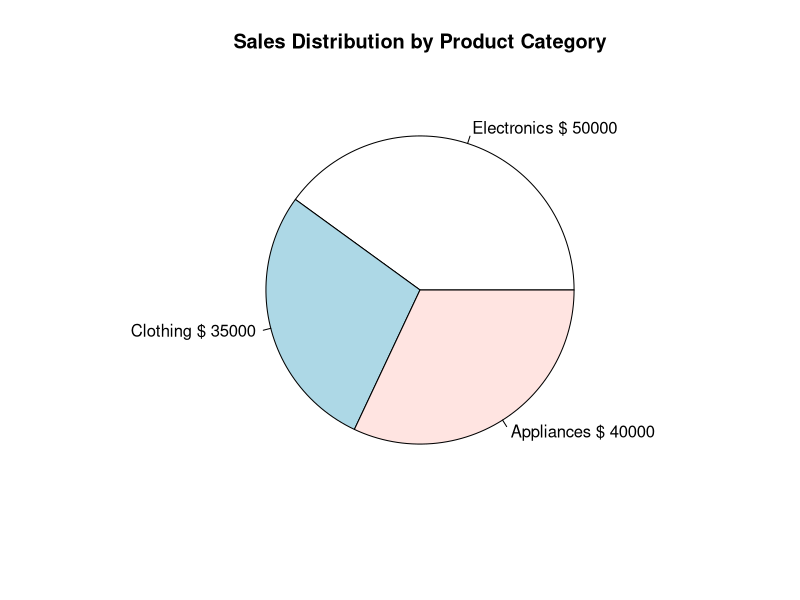

The R script that drew this image:
category <- c("Electronics", "Clothing", "Appliances")
sales <- c(50000, 35000, 40000)

pie(
  sales,
  labels = paste(category, "$", sales),
  main = "Sales Distribution by Product Category"
)
